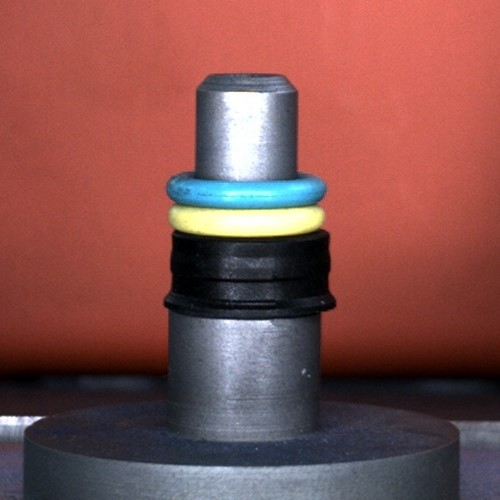
%> input picture pictures/white-missing.jpg, 500 x 500 px
$ octave main.m   (GNU Octave 9; MATLAB toolbox functions it lacks are replaced by stand-ins)
%> lines starting %> are read from the running program, lines starting %| are printed output that depends on the picture; in (x1, y1, x2, y2) boxes, pixels count from 0 and x2, y2 are one past the last pixel; in counts of white or black regions, pixels touching at a corner belong together; the program's own positions count from 1
### yellowMask.m
function [BW,mean_height,maskedRGBImage] = yellowMask(RGB)
%createMask  Threshold RGB image using auto-generated code from colorThresholder app.
%  [BW,MASKEDRGBIMAGE] = createMask(RGB) thresholds image RGB using
%  auto-generated code from the colorThresholder app. The colorspace and
%  range for each channel of the colorspace were set within the app. The
%  segmentation mask is returned in BW, and a composite of the mask and
%  original RGB images is returned in maskedRGBImage.

% Auto-generated by colorThresholder app on 04-Jan-2023
%------------------------------------------------------


% Convert RGB image to chosen color space
I = rgb2hsv(RGB);

% Define thresholds for channel 1 based on histogram settings
channel1Min = 0.050;
channel1Max = 0.213;

% Define thresholds for channel 2 based on histogram settings
channel2Min = 0.100;
channel2Max = 1.000;

% Define thresholds for channel 3 based on histogram settings
channel3Min = 0.000;
channel3Max = 1.000;

% Create mask based on chosen histogram thresholds
sliderBW = (I(:,:,1) >= channel1Min ) & (I(:,:,1) <= channel1Max) & ...
    (I(:,:,2) >= channel2Min ) & (I(:,:,2) <= channel2Max) & ...
    (I(:,:,3) >= channel3Min ) & (I(:,:,3) <= channel3Max);
BW = sliderBW;
% Reduce unwanted mask noise
se = strel("square",5);
BW = imopen(BW,se);
% Initialize output masked image based on input image.
maskedRGBImage = RGB;

% Set background pixels where BW is false to zero.
maskedRGBImage(repmat(~BW,[1 1 3])) = 0;

% calculate the averag height of yellow section

x = sum(BW,2);
yellowIndex = find(x>0);
mean_height = mean(yellowIndex);
end

### blueMask.m
function [BW,mean_height,maskedRGBImage] = blueMask(RGB)
%createMask  Threshold RGB image using auto-generated code from colorThresholder app.
%  [BW,MASKEDRGBIMAGE] = createMask(RGB) thresholds image RGB using
%  auto-generated code from the colorThresholder app. The colorspace and
%  range for each channel of the colorspace were set within the app. The
%  segmentation mask is returned in BW, and a composite of the mask and
%  original RGB images is returned in maskedRGBImage.

% Auto-generated by colorThresholder app on 04-Jan-2023
%------------------------------------------------------


% Convert RGB image to chosen color space
I = rgb2hsv(RGB);

% Define thresholds for channel 1 based on histogram settings
channel1Min = 0.496;
channel1Max = 0.575;

% Define thresholds for channel 2 based on histogram settings
channel2Min = 0.356;
channel2Max = 0.886;

% Define thresholds for channel 3 based on histogram settings
channel3Min = 0.297;
channel3Max = 1.000;

% Create mask based on chosen histogram thresholds
sliderBW = (I(:,:,1) >= channel1Min ) & (I(:,:,1) <= channel1Max) & ...
    (I(:,:,2) >= channel2Min ) & (I(:,:,2) <= channel2Max) & ...
    (I(:,:,3) >= channel3Min ) & (I(:,:,3) <= channel3Max);
BW = sliderBW;
% Reduce unwanted mask noise
se = strel("square",5);
BW = imopen(BW,se);
% Initialize output masked image based on input image.
maskedRGBImage = RGB;

% Set background pixels where BW is false to zero.
maskedRGBImage(repmat(~BW,[1 1 3])) = 0;

% calculate the averag height of blue section
x = sum(BW,2);
blueIndeex = find(x>0);
mean_height = mean(blueIndeex);
end

### whiteMask.m
function [BW,mean_height,maskedRGBImage] = whiteMask(RGB)
%createMask  Threshold RGB image using auto-generated code from colorThresholder app.
%  [BW,MASKEDRGBIMAGE] = createMask(RGB) thresholds image RGB using
%  auto-generated code from the colorThresholder app. The colorspace and
%  range for each channel of the colorspace were set within the app. The
%  segmentation mask is returned in BW, and a composite of the mask and
%  original RGB images is returned in maskedRGBImage.

% Auto-generated by colorThresholder app on 04-Jan-2023
%------------------------------------------------------


% Convert RGB image to chosen color space
I = rgb2hsv(RGB);

% Define thresholds for channel 1 based on histogram settings
channel1Min = 0.988;
channel1Max = 0.931;

% Define thresholds for channel 2 based on histogram settings
channel2Min = 0.000;
channel2Max = 0.195;

% Define thresholds for channel 3 based on histogram settings
channel3Min = 0.857;
channel3Max = 1.000;

% Create mask based on chosen histogram thresholds
sliderBW = ( (I(:,:,1) >= channel1Min) | (I(:,:,1) <= channel1Max) ) & ...
    (I(:,:,2) >= channel2Min ) & (I(:,:,2) <= channel2Max) & ...
    (I(:,:,3) >= channel3Min ) & (I(:,:,3) <= channel3Max);
BW = sliderBW;

% Reduce unwanted mask noise
se = strel("square",5);
BW = imopen(BW,se);

% select biggest whit ara as the ring beecaus of th camera flash lights
BW = bwpropfilt(BW,'MajorAxisLength',[100,+Inf]);
BW = bwpropfilt(BW,'Area',1);
% Initialize output masked image based on input image.
maskedRGBImage = RGB;

% Set background pixels where BW is false to zero.
maskedRGBImage(repmat(~BW,[1 1 3])) = 0;

% calculate the averag height of white section
x = sum(BW,2);
whiteIndex = find(x>0);
mean_height = mean(whiteIndex);
end

### maskBlack.m
function [BW,mean_height,maskedImage] = maskBlack(X)
X = rgb2gray(X);
%segmentImage Segment image using auto-generated code from imageSegmenter app
%  [BW,MASKEDIMAGE] = segmentImage(X) segments image X using auto-generated
%  code from the imageSegmenter app. The final segmentation is returned in
%  BW, and a masked image is returned in MASKEDIMAGE.

% Auto-generated by imageSegmenter app on 04-Jan-2023
%----------------------------------------------------


% Adjust data to span data range.
X = imadjust(X);

% Graph cut
foregroundInd = [91251 91252 91749 91752 91753 91754 91755 91756 91757 91758 91759 91760 91761 91762 91763 92249 92264 92265 92266 92267 92268 92269 92270 92749 92771 92772 92773 92774 92775 92776 92777 92778 92779 92780 92781 92782 92783 92785 92786 92787 92788 92789 92790 92791 92792 92794 92795 93295 93297 93298 93299 93300 93301 93302 93303 93749 93803 93804 93805 93806 93807 93808 93809 94249 94309 94809 95249 95309 96249 96309 97250 97309 97809 98750 98809 99309 100250 100309 100810 101250 102310 102750 102810 104250 104310 105310 105750 106750 106810 107310 108250 108310 108810 109310 109750 109811 110311 110750 111311 111811 111812 112250 112312 112812 113250 113312 113812 114250 114312 114812 115250 115312 116251 116312 116812 117751 117812 118812 119251 119812 120751 121312 122312 122751 123751 123812 124812 125751 126313 127313 127751 128313 128751 129314 129751 129814 130815 131251 131315 132315 132751 132815 134250 135750 135815 136316 136816 137250 137316 138316 138750 139316 139816 140250 140816 141316 141750 142317 142750 143317 143817 144250 144749 144817 145817 146249 146817 147249 147317 148317 148749 148817 149248 149317 149817 150248 150317 150817 151248 151317 152247 152317 152746 152817 153246 153746 153817 154246 154317 154746 154817 155246 155247 155248 155249 155250 155251 155252 155253 155254 155256 155258 155259 155317 155761 155762 155764 155766 155768 155770 155771 155773 155776 155777 155817 156279 156280 156282 156283 156285 156316 156317 156787 156788 156790 156792 156793 156795 156797 156813 156814 156815 156816 157300 157301 157303 157304 157306 157308 157309 157310 157311 157312 ];
backgroundInd = [75248 75249 75250 75252 75253 75255 75256 75258 75260 75262 75264 75265 75267 75269 75271 75273 75274 75277 75279 75280 75283 75285 75287 75291 75293 75746 75747 75797 75813 75814 75815 75816 75817 75818 75819 76237 76238 76239 76240 76241 76242 76243 76245 76300 76303 76306 76320 76321 76322 76323 76324 76325 76327 76734 76735 76736 76737 76809 76810 76813 76815 76827 76828 76829 76830 76831 76832 76833 76834 76835 76836 76837 77232 77233 77337 77338 77339 77731 77732 77839 77840 78229 78230 78340 78342 78727 78728 78843 79227 79343 79344 79726 79845 80225 80725 80845 81224 81346 81724 81846 82222 82223 82346 82722 82847 83222 83348 83722 84222 84348 84848 85222 85722 85849 86222 86722 86849 87222 88349 88722 89222 89349 90222 90849 91722 91849 92722 93349 94222 94349 94849 95222 95849 96222 96349 96849 97222 97349 97849 98349 99222 99349 99849 100223 100849 101223 101349 102349 102723 103349 103724 104349 104724 105348 105724 106348 107224 107848 108224 109348 109724 110724 111348 112224 113224 113348 114724 114848 115724 116848 117224 117724 118348 119224 119848 120224 121224 121348 122224 122348 123224 123724 123848 124848 125224 125848 126224 126849 128224 128349 129349 129724 131224 131349 132849 133724 134349 135224 135349 136724 136849 137849 138724 138849 139849 140224 140349 141724 141849 143349 143724 144849 145724 146849 147724 148849 149724 150849 151224 152349 153724 153849 154349 154724 155349 156349 156724 156849 157724 157849 158849 159224 159849 160224 161224 161349 162224 162349 163224 163849 164849 166349 167849 168849 169349 170349 170848 171224 171348 171848 172224 172348 172848 173224 173724 173848 174724 174847 175224 176224 176346 176724 176846 177724 178224 178346 178724 178725 178727 179229 179231 179234 179237 179240 179267 179271 179275 179280 179283 179288 179291 179294 179296 179298 179300 179301 179303 179306 179345 179743 179745 179748 179750 179753 179756 179759 179762 179801 179802 179803 179804 179805 180305 180306 180345 180806 180807 180808 180809 180810 180811 180812 180813 180814 180815 180845 181315 181316 181317 181318 181344 181843 181844 182319 182321 182322 182323 182334 182336 182337 182338 182339 182340 182341 182342 182824 182825 182827 182828 182830 182831 182832 ];
L = superpixels(X,1350);
BW = lazysnapping(X,L,foregroundInd,backgroundInd);
se = strel("square",5);
BW = imopen(BW,se);
% Create masked image.
maskedImage = X;
maskedImage(~BW) = 0;

% calculate the averag height of black section
x = sum(BW,2);
blackIndex = find(x>0);
mean_height = mean(blackIndex);
end

### main.m
close all
clear all
clc
image = imread('pictures\white-missing.jpg');
%> image is the input picture: size 500x500x3 uint8; mean R, G, B 132.6, 81, 78.7
[yellow_mask,yellow_height,im] = yellowMask(image);
%> in yellowMask, `I = rgb2hsv(RGB);`: I: size 500x500x3 double; mean H, S, V 0.267, 0.474, 0.551
%> in yellowMask, `sliderBW = (I(:,:,1) >= channel1Min ) & (I(:,:,1) <= channel1Max) & (I..`:
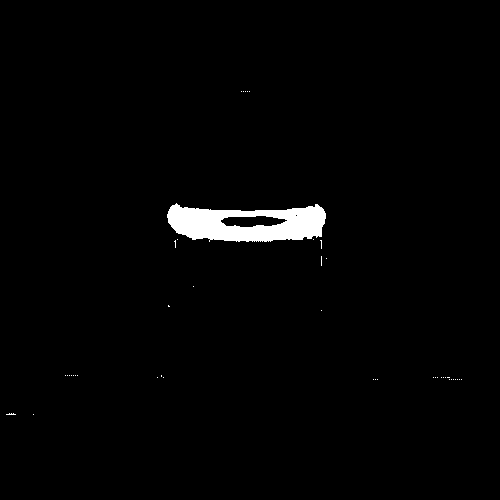
%> sliderBW: size 500x500 logical; 1.7% white; 44 white regions (43 under 20 px), largest, box (x1, y1, x2, y2) and area: (167, 203, 326, 242) 4164
%> in yellowMask, `BW = imopen(BW,se);`:
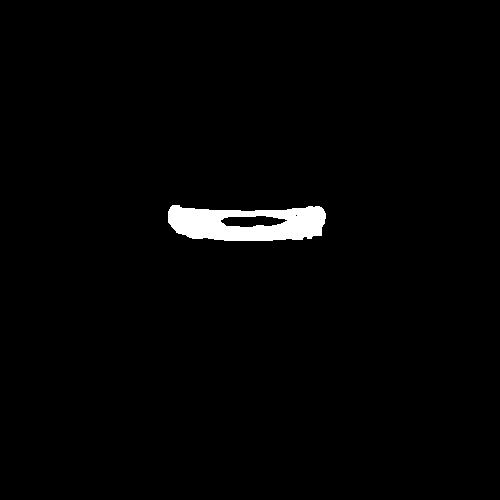
%> BW: size 500x500 logical; 1.6% white; 1 white region, box (x1, y1, x2, y2) and area: (168, 205, 326, 241) 4105
%> in yellowMask, `x = sum(BW,2);`: x = 500 values, max 158 at index 214, min 0 at index 1, mean 8.21
%> in yellowMask, `yellowIndex = find(x>0);`: yellowIndex = 36 values from 206 to 241
%> in yellowMask, `mean_height = mean(yellowIndex);`: mean_height = 223.5
%> yellow_height = 223.5
[blue_mask,blue_height] = blueMask(image);
%> in blueMask, `sliderBW = (I(:,:,1) >= channel1Min ) & (I(:,:,1) <= channel1Max) & (I..`:
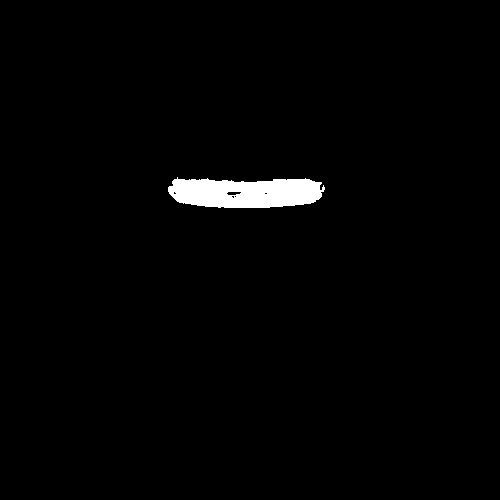
%> sliderBW: size 500x500 logical; 1.5% white; 1 white region, box (x1, y1, x2, y2) and area: (168, 177, 325, 208) 3834
%> in blueMask, `BW = imopen(BW,se);`: BW: size 500x500 logical; 1.5% white; 1 white region, box (x1, y1, x2, y2) and area: (168, 179, 321, 208) 3776
%> in blueMask, `x = sum(BW,2);`: x = 500 values, max 153 at index 191, min 0 at index 1, mean 7.55
%> in blueMask, `blueIndeex = find(x>0);`: blueIndeex = 29 values from 180 to 208
%> in blueMask, `mean_height = mean(blueIndeex);`: mean_height = 194
%> blue_height = 194
[white_mask,white_height] = whiteMask(image);
%> in whiteMask, `sliderBW = ( (I(:,:,1) >= channel1Min) | (I(:,:,1) <= channel1Max) ) &..`:
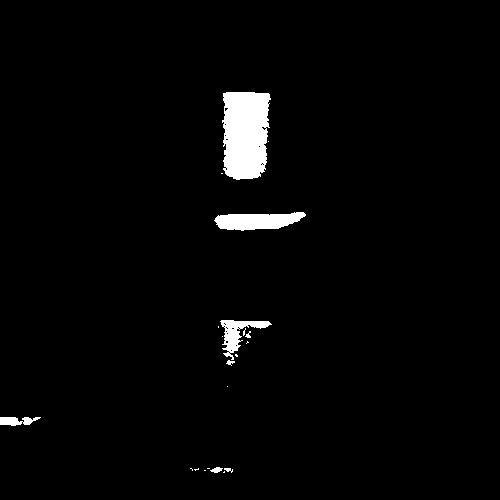
%> sliderBW: size 500x500 logical; 2.4% white; 21 white regions (13 under 20 px), largest, box (x1, y1, x2, y2) and area: (222, 92, 271, 180) 3660, (214, 212, 306, 231) 1216, (220, 320, 272, 360) 703
%> in whiteMask, `BW = imopen(BW,se);`:
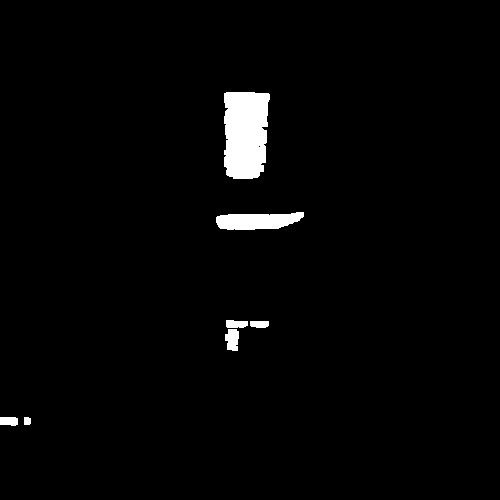
%> BW: size 500x500 logical; 2.2% white; 7 white regions, largest, box (x1, y1, x2, y2) and area: (224, 92, 270, 179) 3533, (216, 212, 304, 230) 1199, (225, 329, 239, 351) 248
%> in whiteMask, `BW = bwpropfilt(BW,'MajorAxisLength',[100,+Inf]);`: BW: size 500x500 logical; every value is 0
%> in whiteMask, `maskedRGBImage(repmat(~BW,[1 1 3])) = 0;`: maskedRGBImage: size 500x500x3 uint8; every value is 0
%> in whiteMask, `x = sum(BW,2);`: x = 500 values from 0 to 0
%> in whiteMask, `whiteIndex = find(x>0);`: whiteIndex = []
%> in whiteMask, `mean_height = mean(whiteIndex);`: mean_height = NaN
%> white_height = NaN
[black_mask,black_height] = maskBlack(image);
%> in maskBlack, `X = rgb2gray(X);`:
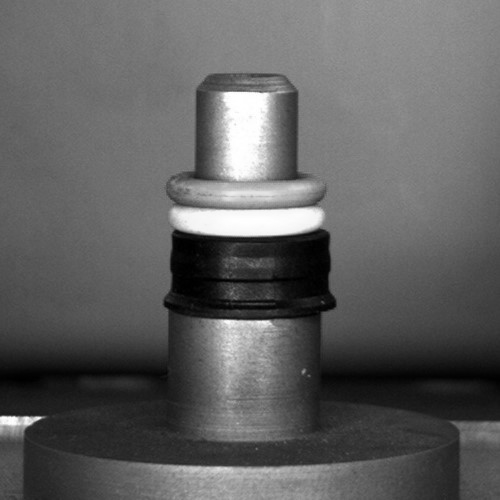
%> X: size 500x500 uint8; min 0, max 255, mean 96.2
%> in maskBlack, `L = superpixels(X,1350);`:
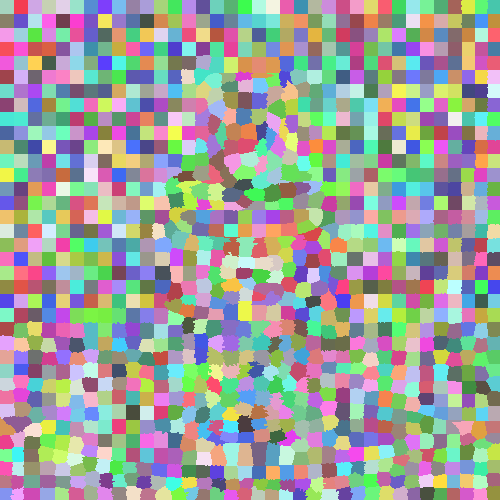
%> L: size 500x500 double; 1295 distinct labels, from 1 to 1295; one colour per label, 0 black
%> the run ends on the next line

$ run again, with pictures/2021-12-13_15-19-09.jpg copied over pictures/white-missing.jpg
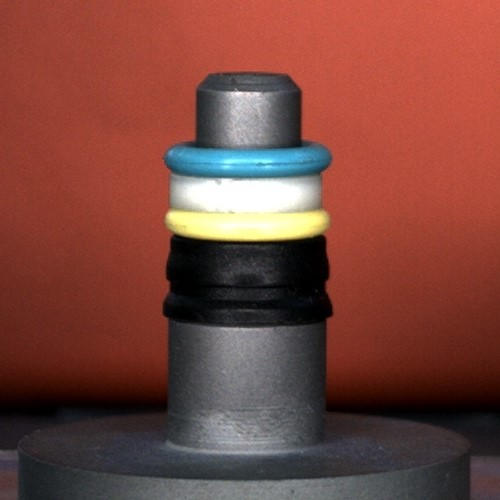
%> input picture pictures/2021-12-13_15-19-09.jpg, 500 x 500 px
%> image is the input picture: size 500x500x3 uint8; mean R, G, B 123.2, 69.7, 60.9
%> I: size 500x500x3 double; mean H, S, V 0.233, 0.505, 0.497
%> in yellowMask, `x = sum(BW,2);`: x = 500 values, max 167 at index 217, min 0 at index 1, mean 10.94
%> yellowIndex = 48 values from 199 to 246
%> in yellowMask, `mean_height = mean(yellowIndex);`: mean_height = 222.5
%> in blueMask, `sliderBW = (I(:,:,1) >= channel1Min ) & (I(:,:,1) <= channel1Max) & (I..`:
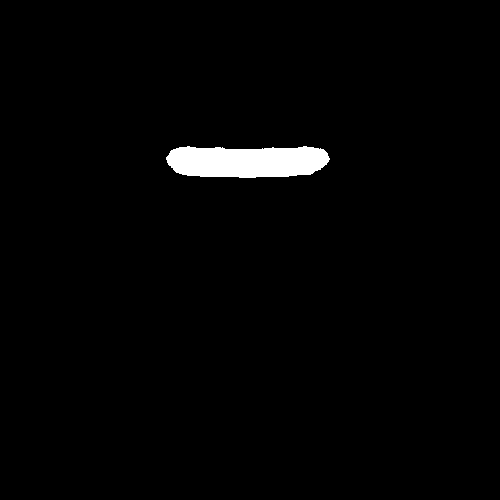
%> sliderBW: size 500x500 logical; 1.7% white; 1 white region, box (x1, y1, x2, y2) and area: (166, 146, 330, 178) 4365
%> in blueMask, `x = sum(BW,2);`: x = 500 values, max 162 at index 157, min 0 at index 1, mean 8.7
%> blueIndeex = 31 values from 148 to 178
%> in blueMask, `mean_height = mean(blueIndeex);`: mean_height = 163
%> in whiteMask, `x = sum(BW,2);`: x = 500 values, max 123 at index 191, min 0 at index 1, mean 6.95
%> whiteIndex = 34 values from 180 to 213
%> in whiteMask, `mean_height = mean(whiteIndex);`: mean_height = 196.5
%> in maskBlack, `L = superpixels(X,1350);`:
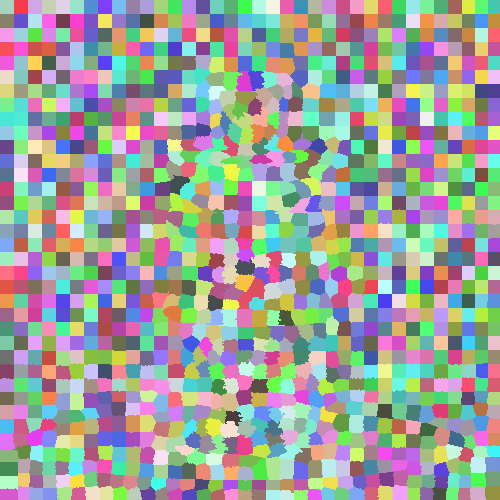
%> L: size 500x500 double; 1296 distinct labels, from 1 to 1296; one colour per label, 0 black
